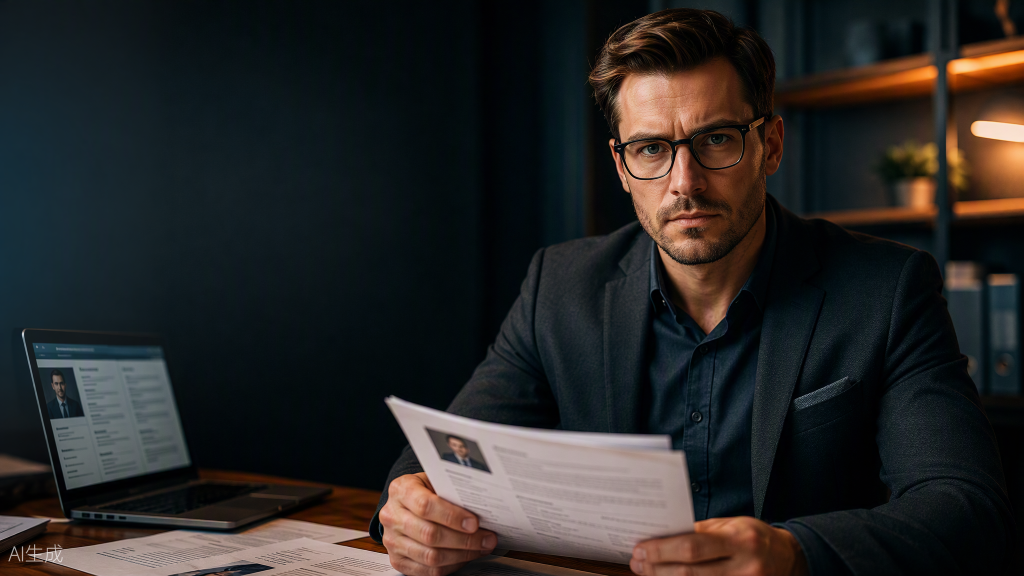
#> input picture assets/thumbnail_resume_bg.png, 2048 x 1152 px (shown at 1/2 size)
$ python 04_designer.py
#> lines starting #> are read from the running program, lines starting #| are printed output that depends on the picture
from PIL import Image, ImageDraw, ImageFont
from pathlib import Path

# Config
BG_PATH = Path(__file__).parent.parent / "assets" / "thumbnail_resume_bg.png"
OUTPUT_PATH = Path(__file__).parent.parent / "assets" / "thumbnail_final_resume.png"

# Load image
img = Image.open(BG_PATH)
#> img is the input picture: PIL image 2048x1152 RGB; mean R, G, B 39.5, 38.4, 37.8
width, height = img.size
#> width = 2048; height = 1152

draw = ImageDraw.Draw(img)

# Fonts
try:
    font_huge = ImageFont.truetype("C:/Windows/Fonts/impact.ttf", 170)
    font_medium = ImageFont.truetype("C:/Windows/Fonts/impact.ttf", 80)
    font_badge = ImageFont.truetype("C:/Windows/Fonts/impact.ttf", 40)
except:
    font_huge = ImageFont.truetype("C:/Windows/Fonts/arial.ttf", 170)
    font_medium = ImageFont.truetype("C:/Windows/Fonts/arial.ttf", 80)
    font_badge = ImageFont.truetype("C:/Windows/Fonts/arial.ttf", 40)

# Colors
WHITE = "#FFFFFF"
ORANGE = "#FF6B00"
BLACK = "#000000"

# Dark overlay on left
overlay = Image.new("RGBA", img.size, (0, 0, 0, 0))
#> overlay: PIL image 2048x1152 RGBA; every value is 0
overlay_draw = ImageDraw.Draw(overlay)
overlay_draw.rectangle([40, 120, 900, 750], fill=(0, 0, 0, 130))
img = Image.alpha_composite(img.convert("RGBA"), overlay).convert("RGB")
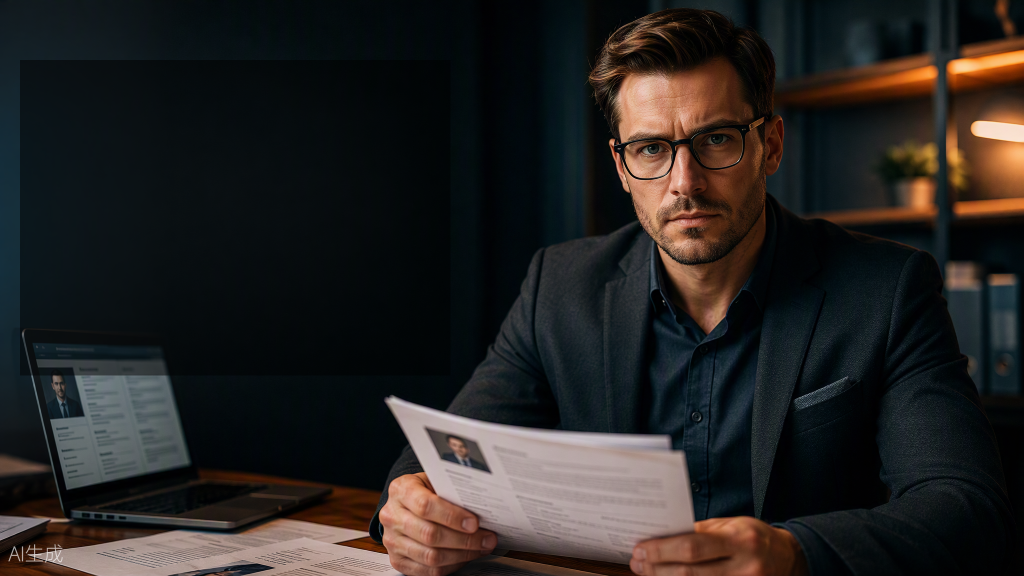
#> img: PIL image 2048x1152 RGB (shown at 1/2 size); mean R, G, B 37.7, 35.3, 34.1
draw = ImageDraw.Draw(img)

# Text position
x = 80
y = 220

# Line 1: "3 ОШИБКИ"
draw.text((x, y), "3 ОШИБКИ", font=font_huge, fill=WHITE, stroke_width=5, stroke_fill=BLACK)

# Line 2: "В РЕЗЮМЕ"
bbox = draw.textbbox((0, 0), "3 ОШИБКИ", font=font_huge)
#> bbox = (0, 32, 969, 160)
y += (bbox[3] - bbox[1]) + 10
#> y = 358
draw.text((x, y), "В РЕЗЮМЕ", font=font_huge, fill=ORANGE, stroke_width=5, stroke_fill=BLACK)

# Line 3: "я не беру"
bbox2 = draw.textbbox((0, 0), "В РЕЗЮМЕ", font=font_huge)
#> bbox2 = (0, 32, 927, 160)
y += (bbox2[3] - bbox2[1]) + 30
#> y = 516
draw.text((x, y), "я не беру", font=font_medium, fill=WHITE, stroke_width=3, stroke_fill=BLACK)

# Badge
badge_y = height - 100
#> badge_y = 1052
draw.text((x, badge_y), "ОТ STAFF-ИНЖЕНЕРА", font=font_badge, fill=WHITE, stroke_width=2, stroke_fill=BLACK)

# Save
img.save(OUTPUT_PATH, "PNG")
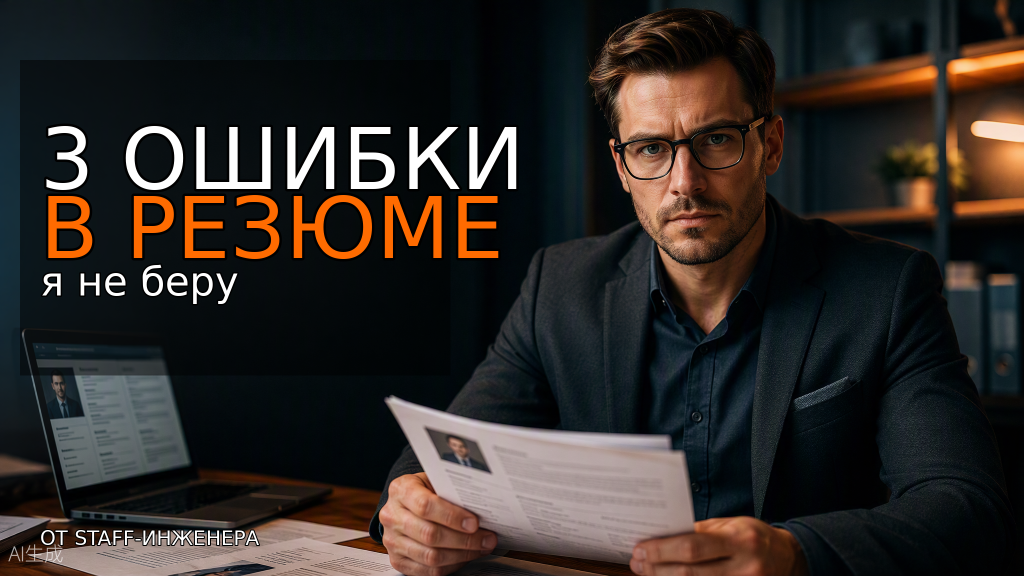
#> saved as thumbnail_final_resume.png: PIL image 2048x1152 RGB (shown at 1/2 size); mean R, G, B 46.4, 41.4, 38.2
print(f"✅ Обложка сохранена: {OUTPUT_PATH}")
